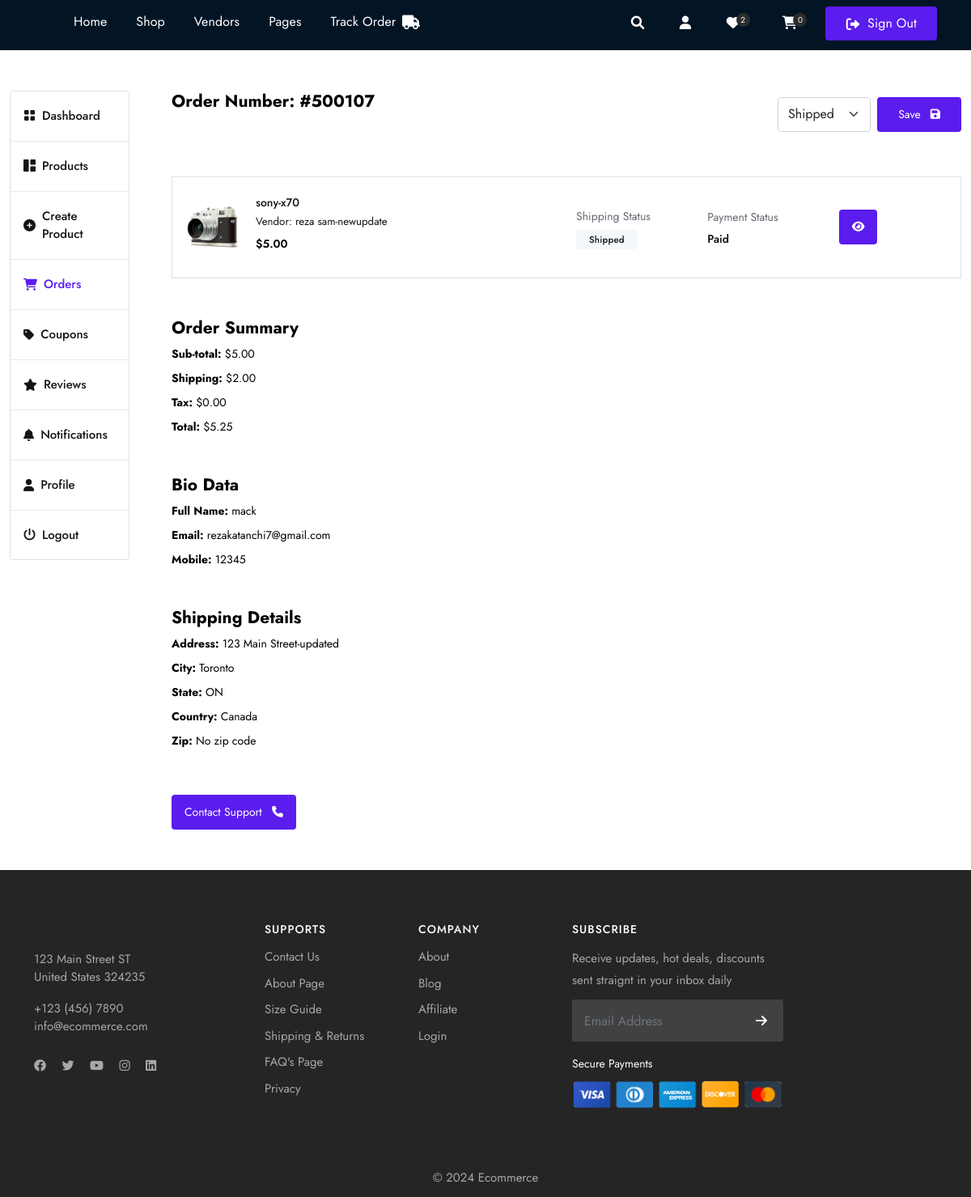
The app's page /vendor/order_detail/500107/ (signed in) with its own data.
### store/models.py (models this page shows, shortened)
class Order(models.Model):
    vendors = models.ManyToManyField(user_models.User, blank=True)
    customer = models.ForeignKey(user_models.User, on_delete=models.SET_NULL,null=True, related_name="customer", blank=True)
    sub_total = models.DecimalField(max_digits=10, decimal_places=2, default=0.00)
    shipping = models.DecimalField(max_digits=10, decimal_places=2, default=0.00)
    tax = models.DecimalField(max_digits=10, decimal_places=2, default=0.00)
    service_fee = models.DecimalField(max_digits=10, decimal_places=2, default=0.00)
    total = models.DecimalField(max_digits=10, decimal_places=2, default=0.00)
    payment_status = models.CharField(max_length=100, choices=PAYMENT_STATUS, default="Processing")
    payment_method = models.CharField(max_length=100, choices=PAYMENT_METHOD, default=None, null=True, blank=True)
    order_status = models.CharField(max_length=100, choices=ORDER_STATUS, default="Pending")
    initial_total = models.DecimalField(max_digits=10, decimal_places=2, default=0.00, help_text="The original total before discount")
    saved = models.DecimalField(max_digits=10, decimal_places=2, default=0.00, null=True, blank=True, help_text="Amount saved by customer")
    address = models.ForeignKey("customer.Address", on_delete=models.SET_NULL, null=True, blank=True)
    coupons = models.ManyToManyField(Coupon, blank=True)
    order_id = ShortUUIDField(length=6, max_length=25, alphabet="1234567890")
    payment_id = models.CharField(null=True, blank=True, max_length=1000)
    date = models.DateTimeField(default=timezone.now)
    class Meta:
        verbose_name_plural = "Order"
        ordering = ['-date']

class OrderItem(models.Model):
    order = models.ForeignKey(Order, on_delete=models.CASCADE)
    order_status = models.CharField(max_length=100, choices=ORDER_STATUS, default="Pending")
    shipping_service = models.CharField(max_length=100, choices=SHIPPING_SERVICE, default=None, null=True, blank=True)
    tracking_id = models.CharField(max_length=100, default=None, null=True, blank=True)
    product = models.ForeignKey(Product, on_delete=models.CASCADE)
    qty = models.IntegerField(default=0)
    color = models.CharField(max_length=100, null=True, blank=True)
    size = models.CharField(max_length=100, null=True, blank=True)
    price = models.DecimalField(max_digits=10, decimal_places=2, default=0.00)
    sub_total = models.DecimalField(max_digits=10, decimal_places=2, default=0.00)
    shipping = models.DecimalField(max_digits=10, decimal_places=2, default=0.00)
    tax = models.DecimalField(max_digits=10, decimal_places=2, default=0.00)
    total = models.DecimalField(max_digits=10, decimal_places=2, default=0.00)
    initial_total = models.DecimalField(max_digits=10, decimal_places=2, default=0.00, help_text="Grand Total of all amount")
    saved = models.DecimalField(max_digits=10, decimal_places=2, default=0.00, null=True, blank=True, help_text="Amount saved by customer")
    coupon = models.ManyToManyField(Coupon, blank=True)
    applied_coupon = models.BooleanField(default=False)
    item_id = ShortUUIDField(length=6, max_length=25, alphabet="1234567890")
    vendor = models.ForeignKey(user_models.User,on_delete=models.SET_NULL, null=True, related_name="vendor_order_items")
    date = models.DateTimeField(default=timezone.now)
    class Meta:
        ordering = ['-date']

class Product(models.Model):
    name = models.CharField(max_length=100)
    image = models.ImageField(upload_to="images", blank=True, null=True)
    description = CKEditor5Field('Text', config_name='extends')
    category = models.ForeignKey(Category, on_delete=models.SET_NULL, null=True, blank=True)
    price = models.DecimalField(max_digits=10, decimal_places=2, default=0.00, null=True, blank=True, verbose_name="Sale Price")
    regular_price = models.DecimalField(max_digits=10, decimal_places=2, default=0.00, null=True, blank=True, verbose_name="Regular Price ")
    stock = models.PositiveIntegerField(default=0, null=True, blank=True)
    shipping = models.DecimalField(max_digits=10, decimal_places=2, default=0.00, null=True, blank=True, verbose_name="shipping Amount")
    status = models.CharField(choices=STATUS, max_length=50, default="Published")
    featured = models.BooleanField(default=False, verbose_name="Marketplace Featured")
    vendor = models.ForeignKey(user_models.User, on_delete=models.SET_NULL, null=True, blank=True)
    sku = ShortUUIDField(unique=True, length=5, max_length=50, prefix="SKU", alphabet="1234567890")
    slug = models.SlugField(null=True, blank=True)
    date = models.DateTimeField(default=timezone.now)
    class Meta:
        ordering = ['-id']
        verbose_name_plural = "Products"

### userauths/models.py (models this page shows, shortened)
class User(AbstractUser):
    username = models.CharField(max_length=255, null=True, blank=True)
    email = models.EmailField(unique=True)
    USERNAME_FIELD = 'email'
    REQUIRED_FIELDS = ['username']

class Profile(models.Model):
    user = models.OneToOneField(User, on_delete=models.CASCADE)
    image = models.ImageField(upload_to="images", default="default-user.jpg", null=True, blank=True)
    full_name =models.CharField(max_length=255, null=True, blank=True)
    mobile = models.CharField(max_length=255, null=True, blank=True)
    user_Type = models.CharField(max_length=255, choices=USER_TYPE, null=True, blank=True, default=None)

### customer/models.py (models this page shows, shortened)
class Address(models.Model):
    user = models.ForeignKey(User, on_delete=models.CASCADE, null=True)
    full_name = models.CharField(max_length=200, null=True, blank=True, default=None)
    mobile = models.CharField(max_length=50, null=True, blank=True, default=None)
    email = models.CharField(max_length=100, null=True, blank=True, default=None)
    country = models.CharField(max_length=100, null=True, blank=True, default=None)
    state = models.CharField(max_length=100, null=True, blank=True, default=None)
    city = models.CharField(max_length=100, null=True, blank=True, default=None)
    address = models.CharField(max_length=100, null=True, blank=True, default=None)
    zip_code = models.CharField(max_length=100, null=True, blank=True, default=None)
    class Meta:
        verbose_name_plural = "Customer Address"

### vendor/views.py (the view)
# urls.py: path("order_detail/<int:order_id>/", views.order_detail, name="order_detail"),
@login_required
def order_detail(request, order_id):
    order = store_models.Order.objects.get(orderitem__product__vendor=request.user, order_id=order_id, payment_status="Paid")
    context = {
        "order": order,
    }
    return render(request, "vendor/order_detail.html", context)

### store/context.py (called while the page is built)
def default(request):
    try:
        cart_id = request.session['cart_id']
        total_cart_items = store_models.Cart.objects.filter(cart_id=cart_id).count()
    except:
        total_cart_items = 0
    return {
        "total_cart_items": total_cart_items,
    }

### templates/vendor/order_detail.html (shortened to what this page needs)
{% extends 'partials/base.html' %} {% load static %} {% load humanize %} {% block content %}
<section class="middle">
    <div class="container-fluid">
        <div class="row align-items-start justify-content-between">
            {% include 'vendor/sidebar.html' %}
            <div class="col-12 col-md-12 col-lg-9 col-xl-10">
                <div class="d-flex justify-content-between align-items-center">
                    <div class="row mb-4">
                        <h4 class="mb-0 mb-2 fw-bold">Order Number: #{{order.order_id}}</h4>
                    </div>
                    <div>
                        <form action="{% url 'vendor:update_order_status' order.order_id %}" class="d-flex" method="POST">
                            <select name="order_status" id="" class="form-select">
                                <option {% if order.order_status == 'Shipped' %} selected {% endif %} value="Shipped">Shipped</option>
                            </select>
                            <button type="submit" class="btn btn bg-primary btn-sm rounded text-white w-100 ms-2">Save <i class="fas fa-save ms-2"></i></button>
                        </form>
                    </div>
               </div>
                <div class="order-data mt-5">
                    <div class="ord_list_wrap border mb-4 mfliud">
                        <div class="ord_list_body text-left">
                            {% for item in order.orderitem_set.all %}
                                <div class="row align-items-center justify-content-center m-0 py-4 br-bottom">
                                    <div class="col-xl-6 col-lg-5 col-md-5 col-12">
                                        <div class="cart_single d-flex align-items-start mfliud-bot gap-3">
                                            <div class="cart_selected_single_thumb">
                                                <a href="{% url 'store:product_detail' item.product.slug %}"><img src="{{item.product.image.url}}" width="75" class="img-fluid rounded" alt="" /></a>
                                            </div>
                                            <div class="cart_single_caption pl-3">
                                                <h4 class="product_title fs-sm ft-medium mb-1 lh-1"> <a href="{% url 'store:product_detail' item.product.slug %}">{{item.product.name}}</a></h4>
                                                <p class="mb-2">
                                                    <span class="text-dark medium">Vendor: {{item.product.vendor.profile.full_name}}</span> <br />
                                                </p>
                                                <h4 class="fs-sm ft-bold mb-0 lh-1">${{item.price}}</h4>
                                            </div>
                                        </div>
                                    </div>
                                    <div class="col-xl-2 col-lg-3 col-md-3 col-6">
                                        <p class="mb-1 p-0"><span class="text-muted">Shipping Status</span></p>
                                        <div class="delv_status"><span class="ft-medium small text-dark bg-light rounded px-3 py-1">{{order.order_status}}</span></div>
                                    </div>
                                    <div class="col-xl-2 col-lg-4 col-md-4 col-6">
                                        <p class="mb-1 p-0"><span class="text-muted">Payment Status</span></p>
                                        <h6 class="mb-0 ft-medium fs-sm">{{order.payment_status}}</h6>
                                    </div>
                                    <div class="col-xl-2 col-lg-4 col-md-4 col-6">
                                        <a href="{% url 'vendor:order_item_detail' order.order_id item.id %}" class="btn bg-primary text-white btn-sm rounded"><i class="fas fa-eye"></i></a>
                                    </div>
                                </div>
                            {% endfor %}
                        </div>
                    </div>
                    <h4 class="mt-5 mb-2 fw-bold">Order Summary</h4>
                    <div class="">
                        <h5 class="mb-2 fs-sm"><span class="fw-bold">Sub-total:</span> ${{order.sub_total|intcomma}}</h5>
                        <h5 class="mb-2 fs-sm"><span class="fw-bold">Shipping:</span> ${{order.shipping|intcomma}}</h5>
                        <h5 class="mb-2 fs-sm"><span class="fw-bold">Tax:</span> ${{order.tax}}</h5>
                        <h5 class="mb-2 fs-sm"><span class="fw-bold">Total:</span> ${{order.total|intcomma}}</h5>
                    </div>
                    <h4 class="mt-5 mb-2 fw-bold">Bio Data</h4>
                    <div class="">
                        <h5 class="mb-2 fs-sm"><span class="fw-bold">Full Name:</span> {{order.address.full_name}}</h5>
                        <h5 class="mb-2 fs-sm"><span class="fw-bold">Email:</span> {{order.address.email}}</h5>
                        <h5 class="mb-2 fs-sm"><span class="fw-bold">Mobile:</span> {{order.address.mobile}}</h5>
                    </div>
                    <h4 class="mt-5 mb-2 fw-bold">Shipping Details</h4>
                    <div class="">
                        <h5 class="mb-2 fs-sm"><span class="fw-bold">Address:</span> {{order.address.address}}</h5>
                        <h5 class="mb-2 fs-sm"><span class="fw-bold">City:</span> {{order.address.city}}</h5>
                        <h5 class="mb-2 fs-sm"><span class="fw-bold">State:</span> {{order.address.state}}</h5>
                        <h5 class="mb-2 fs-sm"><span class="fw-bold">Country:</span> {{order.address.country}}</h5>
                        <h5 class="mb-2 fs-sm"><span class="fw-bold">Zip:</span> {{order.address.zip_code|default:"No zip code"}}</h5>
                    </div>
                </div>
                <a href="" class="btn bg-primary rounded btn-sm text-white mt-5">Contact Support <i class="fas fa-phone ms-2"></i></a>
            </div>
        </div>
    </div>
</section>
{% endblock content %}

### records on screen
Order: order_id "500107", order_status "Shipped", payment_status "Paid", sub_total "5.00", shipping "2.00", tax "0.00", total "5.25", address.full_name "mack", address.email "rezakatanchi7@gmail.com", address.mobile "12345", address.address "123 Main Street-updated", address.city "Toronto", address.state "ON", address.country "Canada", address.zip_code "No zip code"
OrderItem: product.image (picture), product.name "sony-x70", product.vendor.profile.full_name "reza sam-newupdate", price "5.00"

### other values on screen
{{ total_cart_items }} "0"
